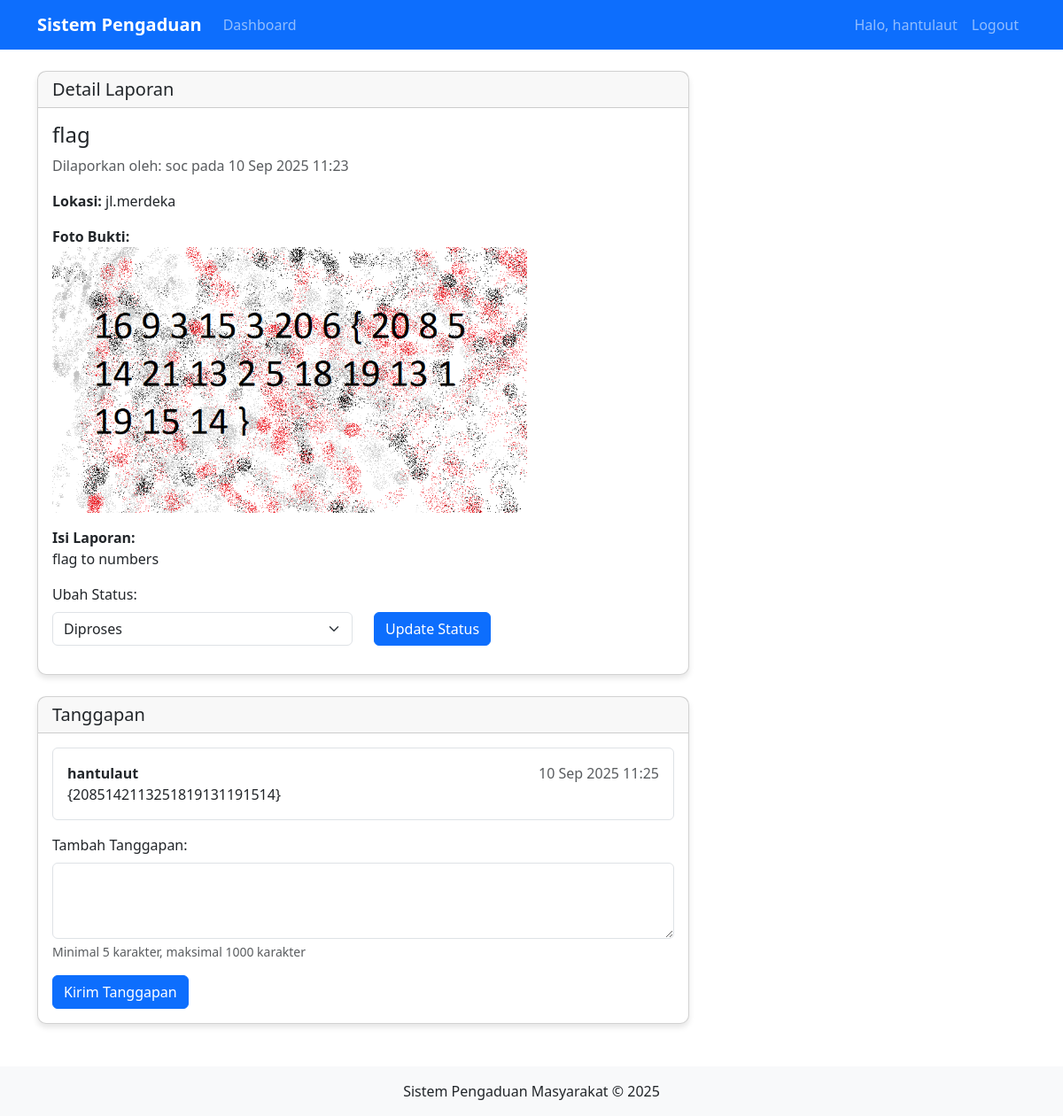
Screenshot of /admin/detail_laporan.php?id=1 (signed in) with the database file from the repository.
### tables this page shows
CREATE TABLE `laporan` (
  `id` int(11) NOT NULL,
  `user_id` int(11) NOT NULL,
  `judul` varchar(255) NOT NULL,
  `isi` text NOT NULL,
  `lokasi` varchar(255) DEFAULT NULL,
  `foto` varchar(255) DEFAULT NULL,
  `tanggal` datetime DEFAULT current_timestamp(),
  `status` enum('menunggu','diproses','selesai') DEFAULT 'menunggu'
);

CREATE TABLE `users` (
  `id` int(11) NOT NULL,
  `nama` varchar(100) NOT NULL,
  `username` varchar(50) NOT NULL,
  `password` varchar(255) NOT NULL,
  `level` enum('admin','user') NOT NULL
);

CREATE TABLE `tanggapan` (
  `id` int(11) NOT NULL,
  `laporan_id` int(11) NOT NULL,
  `admin_id` int(11) NOT NULL,
  `isi_tanggapan` text NOT NULL,
  `tanggal_tanggapan` datetime DEFAULT current_timestamp()
);

### admin/detail_laporan.php (the view, shortened to what this page needs)
<?php
include '../template/header.php';
include '../config/koneksi.php';
$laporan_id = filter_input(INPUT_GET, 'id', FILTER_VALIDATE_INT);
$laporan_query = "SELECT l.*, u.nama as nama_pelapor
                  FROM laporan l
                  JOIN users u ON l.user_id = u.id
                  WHERE l.id = ?";
$laporan_stmt = mysqli_prepare($koneksi, $laporan_query);
mysqli_stmt_bind_param($laporan_stmt, "i", $laporan_id);
mysqli_stmt_execute($laporan_stmt);
$laporan_result = mysqli_stmt_get_result($laporan_stmt);
$laporan = mysqli_fetch_assoc($laporan_result);
$tanggapan_query = "SELECT t.*, u.nama as nama_admin
                    FROM tanggapan t
                    JOIN users u ON t.admin_id = u.id
                    WHERE t.laporan_id = ?
                    ORDER BY t.tanggal_tanggapan DESC";
$tanggapan_stmt = mysqli_prepare($koneksi, $tanggapan_query);
mysqli_stmt_bind_param($tanggapan_stmt, "i", $laporan_id);
mysqli_stmt_execute($tanggapan_stmt);
$tanggapan_result = mysqli_stmt_get_result($tanggapan_stmt);
?>
<div class="row">
    <div class="col-md-8">
        <div class="card mb-4">
            <div class="card-header">
                <h5 class="mb-0">Detail Laporan</h5>
            </div>
            <div class="card-body">
                <h4><?php echo htmlspecialchars($laporan['judul']); ?></h4>
                <p class="text-muted">Dilaporkan oleh: <?php echo htmlspecialchars($laporan['nama_pelapor']); ?> pada <?php echo htmlspecialchars(date('d M Y H:i', strtotime($laporan['tanggal']))); ?></p>
                <?php if ($laporan['lokasi']): ?>
                    <p><strong>Lokasi:</strong> <?php echo htmlspecialchars($laporan['lokasi']); ?></p>
                <?php endif; ?>
                <?php if (!empty($laporan['foto'])): ?>
                    <div class="mb-3">
                        <strong>Foto Bukti:</strong><br>
                        <?php
                        $safe_filename = basename($laporan['foto']);
                        $file_path = '../uploads/' . $safe_filename;
                        if (file_exists($file_path) && is_file($file_path)) {
                            echo '<img src="../uploads/' . htmlspecialchars($safe_filename) . '" class="img-fluid rounded" style="max-height: 300px;" alt="Foto Bukti">';
                        } else {
                            echo '<div class="alert alert-warning">File tidak ditemukan</div>';
                        }
                        ?>
                    </div>
                <?php endif; ?>
                <div class="mb-3">
                    <strong>Isi Laporan:</strong>
                    <p><?php echo nl2br(htmlspecialchars($laporan['isi'])); ?></p>
                </div>
                <form method="POST" class="mb-3">
                    <div class="row align-items-end">
                        <div class="col-md-6">
                            <label for="status" class="form-label">Ubah Status:</label>
                            <select class="form-select" id="status" name="status" required>
                                <option value="diproses" <?php if ($laporan['status'] == 'diproses') echo 'selected'; ?>>Diproses</option>
                            </select>
                        </div>
                        <div class="col-md-6">
                            <button type="submit" name="update_status" class="btn btn-primary">Update Status</button>
                        </div>
                    </div>
                </form>
            </div>
        </div>
        <div class="card">
            <div class="card-header">
                <h5 class="mb-0">Tanggapan</h5>
            </div>
            <div class="card-body">
                <?php if (mysqli_num_rows($tanggapan_result) > 0): ?>
                    <?php while ($tanggapan = mysqli_fetch_assoc($tanggapan_result)): ?>
                        <div class="mb-3 p-3 border rounded">
                            <div class="d-flex justify-content-between">
                                <strong><?php echo htmlspecialchars($tanggapan['nama_admin']); ?></strong>
                                <span class="text-muted"><?php echo htmlspecialchars(date('d M Y H:i', strtotime($tanggapan['tanggal_tanggapan']))); ?></span>
                            </div>
                            <p class="mb-0"><?php echo nl2br(htmlspecialchars($tanggapan['isi_tanggapan'])); ?></p>
                        </div>
                    <?php endwhile; ?>
                <?php else: ?>
                    <p class="text-muted">Belum ada tanggapan.</p>
                <?php endif; ?>
                <form method="POST">
                    <div class="mb-3">
                        <label for="isi_tanggapan" class="form-label">Tambah Tanggapan:</label>
                        <textarea class="form-control" id="isi_tanggapan" name="isi_tanggapan" rows="3"
                                  required minlength="5" maxlength="1000"></textarea>
                        <div class="form-text">Minimal 5 karakter, maksimal 1000 karakter</div>
                    </div>
                    <button type="submit" name="tambah_tanggapan" class="btn btn-primary">Kirim Tanggapan</button>
                </form>
            </div>
        </div>
    </div>
</div>
<?php
include '../template/footer.php';
?>

### template/header.php (shortened to what this page needs)
<!DOCTYPE html>
<html lang="id">
<head>
    <link href="https://cdn.jsdelivr.net/npm/bootstrap@5.3.0/dist/css/bootstrap.min.css" rel="stylesheet">
    <link rel="stylesheet" href="https://cdn.jsdelivr.net/npm/bootstrap-icons@1.10.0/font/bootstrap-icons.css">
</head>
<body>
    <nav class="navbar navbar-expand-lg navbar-dark bg-primary">
        <div class="container">
            <a class="navbar-brand" href="../index.php">Sistem Pengaduan</a>
            <div class="collapse navbar-collapse" id="navbarNav">
                <ul class="navbar-nav me-auto">
                    <?php if ($_SESSION['level'] == 'admin'): ?>
                        <li class="nav-item">
                            <a class="nav-link" href="../admin/dashboard.php">Dashboard</a>
                        </li>
                    <?php endif; ?>
                </ul>
                <ul class="navbar-nav">
                    <li class="nav-item">
                        <span class="nav-link">Halo, <?php echo $_SESSION['nama']; ?></span>
                    </li>
                    <li class="nav-item">
                        <a class="nav-link" href="../logout.php">Logout</a>
                    </li>
                </ul>
            </div>
        </div>
    </nav>
    <div class="container mt-4">

### template/footer.php (shortened to what this page needs)
    </div>
    <footer class="bg-light text-center py-3 mt-5">
        <div class="container">
            <p class="mb-0">Sistem Pengaduan Masyarakat &copy; <?php echo date('Y'); ?></p>
        </div>
    </footer>
</body>
</html>

### template/header.php (style rules this page uses)
.navbar-brand { font-weight: bold; }
.card { border-radius: 10px; box-shadow: 0 4px 6px rgba(0, 0, 0, 0.1); }

### rows the page displays
laporan: judul "flag", user.nama "soc", tanggal "10 Sep 2025 11:23", lokasi "jl.merdeka", foto (picture), isi "flag to numbers", status "Diproses"
tanggapan: admin.nama "hantulaut", tanggal_tanggapan "10 Sep 2025 11:25", isi_tanggapan "{2085142113251819131191514}"

### other values shown
$_SESSION['nama'] "hantulaut"
